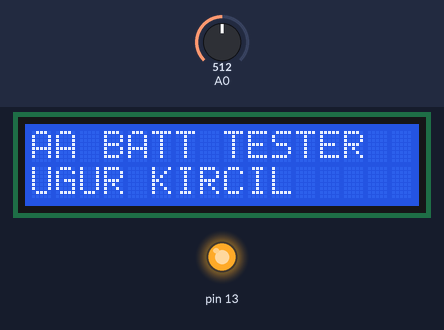
A sketch run on a simulated Arduino Uno, built with avr-gcc and run on an emulated ATmega328P. Shown: 16×2 character LCD, output pins drawn as LEDs (lit = HIGH). The inputs (shaded band) are chosen by the test bench; at power-on: A0 = 512.

Above: at 1.1 s.
At 6.2 s:
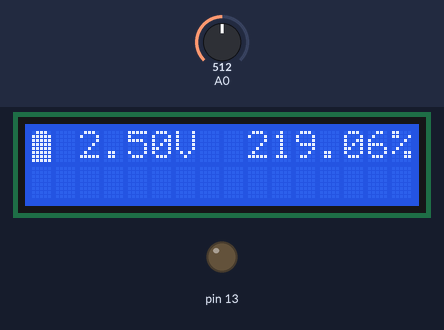
6.3 s: A0 set to 604
At 7.4 s:
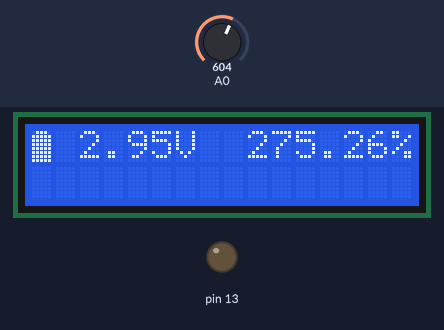
8.5 s: A0 set to 620
At 9.4 s:
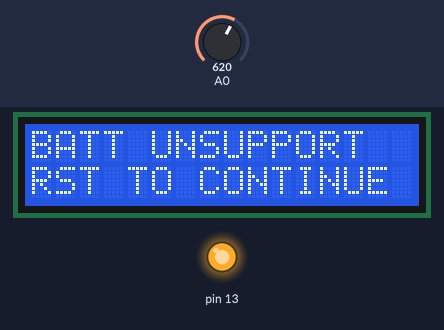
Timing chart, 0 to 11.5 s (numbered marks = the images above; inputs shaded):
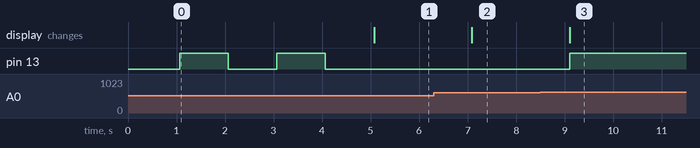

The sketch:

1.5V_test.ino
```cpp
/* Arduino Alkaline Battery Tester
 * Version 1.0
 * Written By Uğur KIRÇIL
 */
#include <LiquidCrystal.h>
double percent=100.0;
LiquidCrystal lcd(12, 11, 5, 4, 3, 2);

//CUSTOM CHARS
byte empty[8] = {
 B01110,
 B11011,
 B10001,
 B10001,
 B10001,
 B10001,
 B10001,
 B11111,
};

byte low[8] = {
        B01110,
        B11011,
        B10001,
        B10001,
        B10001,
        B11111,
        B11111,
        B11111
};

byte high[8] = {
        B01110,
        B11011,
        B10001,
        B11111,
        B11111,
        B11111,
        B11111,
        B11111
};

byte full[8] = {
        B01110,
        B11111,
        B11111,
        B11111,
        B11111,
        B11111,
        B11111,
        B11111
};


void setup(){
  pinMode(13,OUTPUT);
 lcd.createChar(0 ,empty);
 lcd.createChar(1 ,low);
 lcd.createChar(2 ,high);
 lcd.createChar(3 ,full);
 lcd.begin(16, 2);
 lcd.write("AA BATT TESTER");
 lcd.setCursor(0,1);
 lcd.write("UGUR KIRCIL");
 digitalWrite(13,LOW);
 delay(1000);
 digitalWrite(13,HIGH);
 delay(1000);
 digitalWrite(13,LOW);
 delay(1000);
 digitalWrite(13,HIGH);
 delay(1000);
 digitalWrite(13,LOW);
 delay(1000);
 lcd.clear();

 }

void loop(){
int sensorValue = analogRead(A0);
float voltage = sensorValue * (5.0 / 1023.0); //Analog data --> Voltage converter
  if(voltage < 0.75){
    lcd.setCursor(0,0);
    lcd.print("  ");
    lcd.setCursor(0,0);
    lcd.print(char(0));
  }
  if(voltage > 0.75 ){
    lcd.setCursor(0,0);
    lcd.print("  ");
    lcd.setCursor(0,0);
    lcd.print(char(1));
  }
  if( voltage > 1.20 ){
    lcd.setCursor(0,0);
    lcd.print("  ");
    lcd.setCursor(0,0);
    lcd.print(char(2));
  }
  if(voltage > 1.53 ) {

    lcd.setCursor(0,0);
    lcd.print("  ");
    lcd.setCursor(0,0);
    lcd.print(char(3));}
   if(voltage > 3) { //STOP SKETCH WHEN BATTERY VOLTAGE IS MORE THAN 2.99V
    lcd.setCursor(0,0);
    lcd.clear();
    lcd.print("BATT UNSUPPORT");
    lcd.setCursor(0,1);
    lcd.print("RST TO CONTINUE");
    digitalWrite(13, HIGH);

    delay(-1);
   }

  lcd.setCursor(2, 0);
  percent=(voltage-0.75)*(100/0.8);
  lcd.print(voltage);
  lcd.print("V  ");
  lcd.print(percent);
  lcd.print("% ");
  delay(1000);


}
```

Measured:
- the behaviour switches between 613 and 614 on A0 (found by bisection; images 2 and 3)
- after the input at 6.3 s, the display: changes after 0.79 s (image 2)
- after the input at 8.5 s, pin 13: LOW → HIGH after 0.60 s; the display: changes after 0.60 s (image 3)
